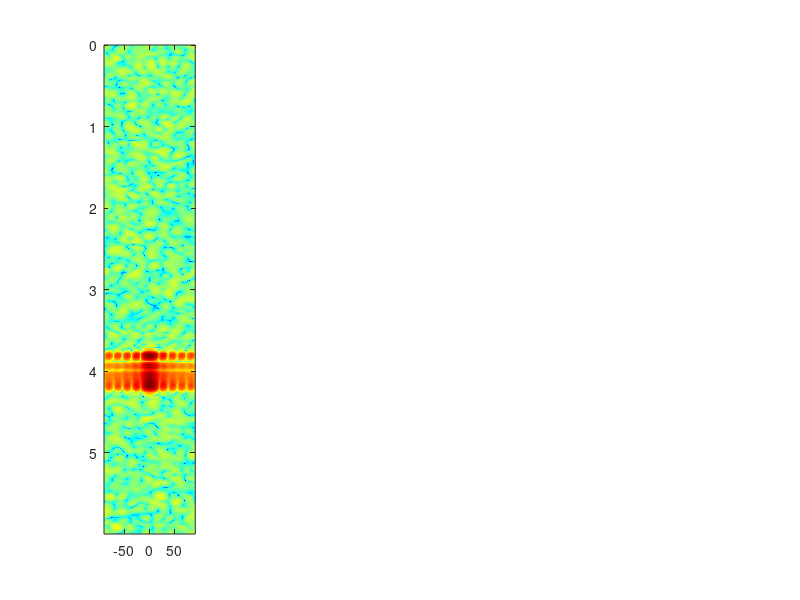

Write the MATLAB code that produced this figure. (Note: this script raises an error after producing the figure.)
%% =========================================================
%  radar_shape_simple.m
%  Simplified Radar Shape Classification Dataset Generator
%
%  Task:   Classify shape only — Circle, Square, Rectangle,
%          Triangle, Oval
%  Material: All metal (high amplitude scatterers)
%  Output: radar_shapes_simple.mat → feed into Python CNN
%
%  Dataset per shape:
%    36 orientations × 3 sizes × 4 ranges = 432 samples
%    5 shapes × 432 = 2,160 total samples
%
%  Project: Radar Object Detection + ML (Junior IW)
%% =========================================================

clear; clc; close all;

%% =========================================================
%  SECTION 1: RADAR PARAMETERS
%% =========================================================

c        = 3e8;
fc       = 77e9;
lambda   = c / fc;
B        = 4e9;
Tc       = 40e-6;
S        = B / Tc;
Fs       = 4e6;
N_s      = round(Fs * Tc);
antenna_counts    = [4, 8, 10, 12, 16, 32];
N_ant          = antenna_counts(3);   % default for visualisation sections
D = lambda / 2;
d_max    = (Fs * c) / (2 * S);
d_res    = c / (2 * B);

fprintf('===== Radar Parameters =====\n');
fprintf('Range res  : %.2f cm\n', d_res * 100);
fprintf('Max range  : %.2f m\n',  d_max);
fprintf('============================\n\n');

%% =========================================================
%  SECTION 2: SHAPE DEFINITIONS — All Metal
%
%  All shapes use:
%    Corner amplitude : 1.0  (metal corner reflector)
%    Edge amplitude   : 0.70 (flat metal surface)
%    Curve amplitude  : 0.50 (curved metal surface)
%
%  Each builder function returns [x, y, amplitude] in LOCAL
%  coordinates centred on the shape centroid.
%
%  Size parameter controls the scale. We will generate
%  each shape at 3 sizes: small, medium, large.
%% =========================================================

% ── Corner and edge amplitudes (all metal) ───────────────
AMP_CORNER = 1.00;
AMP_EDGE   = 0.70;
AMP_CURVE  = 0.50;

% ── Shape 1: Circle ──────────────────────────────────────
% Smooth ring of points — no corners
% Amplitude is uniform around the circumference
function sc = make_circle(radius)
    N   = 24;   % points around circumference
    ang = linspace(0, 2*pi, N+1); ang = ang(1:end-1);
    x   = radius * cos(ang(:));
    y   = radius * sin(ang(:));
    sc  = [x, y, 0.50 * ones(N,1)];
end

% ── Shape 2: Square ──────────────────────────────────────
% Equal width and height
% 4 strong corners + edge points on all 4 sides
function sc = make_square(side)
    h      = side / 2;
    N_edge = 5;
    e      = linspace(-h, h, N_edge+2); e = e(2:end-1);

    corners = [-h,-h,1.0; h,-h,1.0; h,h,1.0; -h,h,1.0];
    bottom  = [e(:), -h*ones(N_edge,1), 0.70*ones(N_edge,1)];
    top     = [e(:),  h*ones(N_edge,1), 0.70*ones(N_edge,1)];
    left    = [-h*ones(N_edge,1), e(:), 0.70*ones(N_edge,1)];
    right   = [ h*ones(N_edge,1), e(:), 0.70*ones(N_edge,1)];
    sc      = [corners; bottom; top; left; right];
end

% ── Shape 3: Rectangle ───────────────────────────────────
% Width > Height (aspect ratio 2:1)
% 4 corners + more edge points along longer dimension
function sc = make_rectangle(width, height)
    hw     = width  / 2;
    hh     = height / 2;
    N_w    = 8;   % more points along width
    N_h    = 4;   % fewer along height

    ew = linspace(-hw, hw, N_w+2); ew = ew(2:end-1);
    eh = linspace(-hh, hh, N_h+2); eh = eh(2:end-1);

    corners = [-hw,-hh,1.0; hw,-hh,1.0; hw,hh,1.0; -hw,hh,1.0];
    bottom  = [ew(:), -hh*ones(N_w,1), 0.70*ones(N_w,1)];
    top     = [ew(:),  hh*ones(N_w,1), 0.70*ones(N_w,1)];
    left    = [-hw*ones(N_h,1), eh(:), 0.70*ones(N_h,1)];
    right   = [ hw*ones(N_h,1), eh(:), 0.70*ones(N_h,1)];
    sc      = [corners; bottom; top; left; right];
end

% ── Shape 4: Triangle ────────────────────────────────────
% Equilateral triangle — 3 strong corners + 3 edges
function sc = make_triangle(side)
    ht  = side * sqrt(3) / 2;
    v1  = [0,       2*ht/3];    % apex
    v2  = [-side/2, -ht/3];    % bottom-left
    v3  = [ side/2, -ht/3];    % bottom-right

    corners = [v1,1.0; v2,1.0; v3,1.0];

    N_e = 6;
    t   = linspace(0,1,N_e+2); t = t(2:end-1);

    e1 = [(1-t')*v1(1)+t'*v2(1), (1-t')*v1(2)+t'*v2(2), 0.70*ones(N_e,1)];
    e2 = [(1-t')*v2(1)+t'*v3(1), (1-t')*v2(2)+t'*v3(2), 0.70*ones(N_e,1)];
    e3 = [(1-t')*v3(1)+t'*v1(1), (1-t')*v3(2)+t'*v1(2), 0.70*ones(N_e,1)];
    sc = [corners; e1; e2; e3];
end

% ── Shape 5: Oval (Ellipse) ──────────────────────────────
% Width > Height (different from circle — unequal axes)
% Key distinction from circle: non-uniform curvature means
% ends (high curvature) return more energy than sides
function sc = make_oval(width, height)
    a  = width  / 2;   % semi-major axis
    b  = height / 2;   % semi-minor axis
    N  = 24;
    ang = linspace(0, 2*pi, N+1); ang = ang(1:end-1);
    x   = a * cos(ang(:));
    y   = b * sin(ang(:));

    % Amplitude varies with local curvature
    % High curvature at ends (±a, 0) → stronger return
    % Low curvature at top/bottom (0, ±b) → weaker return
    kappa = (a*b) ./ ((b*cos(ang(:))).^2 + (a*sin(ang(:))).^2).^1.5;
    kappa_norm = kappa / max(kappa);
    amp   = 0.35 + 0.40 * kappa_norm;   % range [0.35, 0.75]

    sc = [x, y, amp];
end

%% =========================================================
%  SECTION 3: SIZE VARIANTS
%
%  Each shape is generated at 3 sizes.
%  Size is defined by the primary dimension (metres).
%
%  Small  : 0.20m  (fits inside 20cm cube)
%  Medium : 0.40m  (fits inside 40cm cube)
%  Large  : 0.60m  (fits inside 60cm cube)
%
%  Rectangle and oval have fixed aspect ratios:
%    Rectangle: width = 2 × height
%    Oval:      width = 1.8 × height
%% =========================================================

sizes_label = {'Small (0.20m)', 'Medium (0.40m)', 'Large (0.60m)'};
sizes_val   = [0.20, 0.40, 0.60];   % primary dimension

% Build scatterer sets for all shapes at all sizes
shape_names = {'Circle', 'Square', 'Rectangle', 'Triangle', 'Oval'};
N_classes   = 5;

% Cell array: shape_scatterers{shape_idx}{size_idx}
shape_scatterers = cell(N_classes, length(sizes_val));

for si = 1:length(sizes_val)
    s = sizes_val(si);
    shape_scatterers{1,si} = make_circle(s/2);             % radius = s/2
    shape_scatterers{2,si} = make_square(s);                % side = s
    shape_scatterers{3,si} = make_rectangle(s, s/2);        % 2:1 ratio
    % With a loop over multiple aspect ratios:
% aspect_ratios = [2.0, 3.0, 4.0];   % all are "Rectangle"
% for ar = aspect_ratios
    % sc = make_rectangle(s, s/ar);
    % generate heatmap and store with label = Rectangle
%end
    shape_scatterers{4,si} = make_triangle(s);              % side = s
    shape_scatterers{5,si} = make_oval(s, s/1.8);           % 1.8:1 ratio
end

fprintf('===== Shape + Size Definitions =====\n');
for i = 1:N_classes
    fprintf('  %d. %s\n', i, shape_names{i});
    for si = 1:length(sizes_val)
        fprintf('       %s — %d scatterers\n', ...
                sizes_label{si}, size(shape_scatterers{i,si},1));
    end
end
fprintf('=====================================\n\n');

%% =========================================================
%  SECTION 4: FFT AXES
%% =========================================================

NFFT_r = 512;
NFFT_a = 256;

f_ax       = (0:NFFT_r-1) * (Fs/NFFT_r);
range_axis = (f_ax * c) / (2*S);

omega_a    = linspace(-pi, pi, NFFT_a);
sin_theta  = (lambda * omega_a) / (2*pi*D);
valid_a    = abs(sin_theta) <= 1;
ang_axis   = NaN(1, NFFT_a);
ang_axis(valid_a) = rad2deg(asin(sin_theta(valid_a)));

%% =========================================================
%  SECTION 5: HELPER — Rotate and Place Scatterers
%% =========================================================

function world_sc = place_shape(sc_local, rx, ry, angle_deg)
    R        = [cosd(angle_deg), -sind(angle_deg);
                sind(angle_deg),  cosd(angle_deg)];
    xy_rot   = (R * sc_local(:,1:2).').' ;
    world_xy = xy_rot + repmat([rx, ry], size(sc_local,1), 1);
    world_sc = [world_xy, sc_local(:,3)];
end

%% =========================================================
%  SECTION 6: HELPER — Generate Range-Angle Map
%% =========================================================

function RA = generate_RA(world_sc, rp)
    t  = (0:rp.N_s-1).' / rp.Fs;
    IF = zeros(rp.N_s, rp.N_ant);

    for s = 1:size(world_sc,1)
        sx  = world_sc(s,1);
        sy  = world_sc(s,2);
        amp = world_sc(s,3);
        d   = sqrt(sx^2 + sy^2);
        th  = atan2d(sx, sy);

        if d < 0.1 || d > rp.d_max; continue; end

        f_b    = rp.S * 2*d / rp.c;
        phi_r  = 4*pi*rp.fc*d / rp.c;
        phi_ab = (2*pi/rp.lambda) * rp.D * sind(th);

        for n = 1:rp.N_ant
            sig = amp * exp(1j*(2*pi*f_b*t + phi_r + phi_ab*(n-1)));
            IF(:,n) = IF(:,n) + sig;
        end
    end

    % Noise (SNR = 25 dB)
    noise_amp = 10^(-rp.snr_db / 20)
    IF = IF + noise_amp * (randn(size(IF)) + 1j*randn(size(IF)));

    % Hanning window + Range FFT (full spectrum)
    win     = hanning(rp.N_s);
    rng_fft = fft(IF .* win, rp.NFFT_r, 1);

    % Angle FFT
    ang_fft = fftshift(fft(rng_fft, rp.NFFT_a, 2), 2);

    % Average magnitude across chirp dimension
    RA = abs(mean(ang_fft, 1));   % actually no chirp dim here
    RA = abs(ang_fft);            % [NFFT_r × NFFT_a]
end

%% =========================================================
%  SECTION 7: CANONICAL HEATMAPS — Visual Inspection
%  One per shape at medium size, 4m, 0° orientation
%  Run this first to confirm signatures look correct
%  BEFORE generating the full dataset
%% =========================================================

rp.c=c; rp.fc=fc; rp.lambda=lambda; rp.S=S; rp.Fs=Fs;
rp.N_s=N_s; rp.N_ant=N_ant; rp.D=D; rp.d_max=d_max;
rp.NFFT_r=NFFT_r; rp.NFFT_a=NFFT_a; rp.snr_db = 20;

obj_range = 4.0;
zoom_half = 0.8;
y_lo      = obj_range - zoom_half;
y_hi      = obj_range + zoom_half;

shape_colors = {[0.2 0.6 1.0],   % Circle   — blue
                [1.0 0.4 0.1],   % Square   — orange
                [0.2 0.8 0.2],   % Rectangle— green
                [0.8 0.2 0.8],   % Triangle — purple
                [1.0 0.8 0.0]};  % Oval     — yellow

figure('Name','Canonical Heatmaps — 5 Shapes (Metal, 4m, 0°, Medium)', ...
       'NumberTitle','off','Color','w','Position',[50 200 1500 360]);

for i = 1:N_classes
    sc_local = shape_scatterers{i, 2};   % medium size
    world_sc = place_shape(sc_local, 0, obj_range, 0);
    RA       = generate_RA(world_sc, rp);
    RA_dB    = 20*log10(RA / max(RA(:)) + eps);

    subplot(1, N_classes, i);
    imagesc(ang_axis, range_axis, RA_dB);
    colormap('jet'); clim([-40 0]); colorbar;
    set(gca, 'YDir', 'normal');
    xlim([-60 60]); ylim([y_lo y_hi]);
    xlabel('Angle (°)', 'FontSize', 10);
    ylabel('Range (m)', 'FontSize', 10);
    title(shape_names{i}, 'FontSize', 13, 'FontWeight', 'bold', ...
          'Color', shape_colors{i});
    hold on;
    plot(0, obj_range, 'w+', 'MarkerSize', 12, 'LineWidth', 2);
end

sgtitle('Canonical Range-Angle Heatmaps | All Metal | 4m | 0° | Medium Size', ...
        'FontSize', 12, 'FontWeight', 'bold');

fprintf('Canonical heatmaps plotted. Inspect before generating dataset.\n');
fprintf('Press any key to continue to dataset generation...\n');
pause;

%% =========================================================
%  SECTION 8: ORIENTATION COMPARISON
%  Show each shape at 4 orientations to confirm the model
%  will see sufficient variation during training
%% =========================================================

figure('Name','Orientation Variation — All Shapes', ...
       'NumberTitle','off','Color','w','Position',[50 50 1500 700]);

orientations_show = [0, 45, 90, 135];

for i = 1:N_classes
    for j = 1:4
        subplot(N_classes, 4, (i-1)*4 + j);

        sc_local = shape_scatterers{i, 2};   % medium size
        world_sc = place_shape(sc_local, 0, obj_range, orientations_show(j));
        RA       = generate_RA(world_sc, rp);
        RA_dB    = 20*log10(RA / max(RA(:)) + eps);

        imagesc(ang_axis, range_axis, RA_dB);
        colormap('jet'); clim([-40 0]);
        set(gca, 'YDir', 'normal');
        xlim([-60 60]); ylim([y_lo y_hi]);

        if j == 1
            ylabel(sprintf('%s\nRange(m)', shape_names{i}), ...
                   'FontSize', 8, 'Color', shape_colors{i}, ...
                   'FontWeight', 'bold');
        end
        if i == N_classes
            xlabel('Angle (°)', 'FontSize', 8);
        end
        title(sprintf('%d°', orientations_show(j)), 'FontSize', 9);
        hold on;
        plot(0, obj_range, 'w+', 'MarkerSize', 6, 'LineWidth', 1.5);
    end
end

sgtitle('Orientation Variation | Rows = Shapes | Cols = 0°, 45°, 90°, 135°', ...
        'FontSize', 12, 'FontWeight', 'bold');

%% =========================================================
%  SECTION 9: FULL DATASET GENERATION
%
%  For each shape:
%    36 orientations (0° to 350°, step 10°)
%    3 sizes         (small, medium, large)
%    4 ranges        (2, 3, 4, 5 m)
%    = 432 samples per shape
%    = 2,160 total samples
%
%  Each sample: normalised Range-Angle map [512 × 256]
%  Each label:  integer 1-5
%
%  Label map:
%    1 = Circle
%    2 = Square
%    3 = Rectangle
%    4 = Triangle
%    5 = Oval
%% =========================================================

for ant_exp = 1:length(antenna_counts)

    N_ant     = antenna_counts(ant_exp);
    rp.N_ant  = N_ant;

    % Recompute angle axis for this antenna count
    % (range axis does not change)
    omega_a   = linspace(-pi, pi, NFFT_a);
    sin_theta = (lambda * omega_a) / (2*pi*D);
    valid_a   = abs(sin_theta) <= 1;
    ang_axis  = NaN(1, NFFT_a);
    ang_axis(valid_a) = rad2deg(asin(sin_theta(valid_a)));

    fprintf('\n========================================\n');
    fprintf('  ANTENNA EXPERIMENT: N_ant = %d\n', N_ant);
    fprintf('========================================\n');


snr_levels = [5, 10, 20, 30];  %db - low, medium, high SNR
orientations_ds = 0 : 10 : 350;     % 36 values
ranges_ds       = [2.0, 3.0, 4.0, 5.0];   % 4 values
% sizes_val already defined: [0.20, 0.40, 0.60]  % 3 values

samples_per_shape = length(orientations_ds) * ...
                    length(ranges_ds)       * ...
                    length(sizes_val)       * ...
                    length(snr_levels);
total_samples     = samples_per_shape * N_classes;

fprintf('\n===== Dataset Generation =====\n');
fprintf('Orientations : %d (0 to 350, step 10)\n', length(orientations_ds));
fprintf('Sizes        : %d (%.2f, %.2f, %.2f m)\n', ...
        length(sizes_val), sizes_val(1), sizes_val(2), sizes_val(3));
fprintf('Ranges       : %d (%.0f, %.0f, %.0f, %.0f m)\n', ...
        length(ranges_ds), ranges_ds(1), ranges_ds(2), ...
        ranges_ds(3), ranges_ds(4));
fprintf('Per shape    : %d samples\n', samples_per_shape);
fprintf('Total        : %d samples\n', total_samples);
fprintf('==============================\n\n');

% Pre-allocate
X = zeros(total_samples, NFFT_r, NFFT_a, 'single');
Y = zeros(total_samples, 1, 'uint8');

sample_idx = 0;
tic;

for shape_i = 1:N_classes
    fprintf('Generating %s', shape_names{shape_i});

    for size_i = 1:length(sizes_val)
        sc_local = shape_scatterers{shape_i, size_i};

        for ori = orientations_ds
            % Pre-rotate scatterers once per orientation
            R_mat    = [cosd(ori), -sind(ori);
                        sind(ori),  cosd(ori)];
            xy_rot   = (R_mat * sc_local(:,1:2).').' ;

            for rng = ranges_ds
                for snr = snr_levels
                % Place at boresight (0 lateral) at this range
                world_sc = [xy_rot(:,1) + 0, ...
                            xy_rot(:,2) + rng, ...
                            sc_local(:,3)];
                rp.snr_db = snr;

                RA = generate_RA(world_sc, rp);

                % Normalise to [0,1]
                RA = single(RA / (max(RA(:)) + eps));

                sample_idx = sample_idx + 1;
                X(sample_idx, :, :) = RA;
                Y(sample_idx)       = uint8(shape_i);
                end
            end
        end
    end

    fprintf(' — %d samples done\n', samples_per_shape);
end
elapsed = toc;
fprintf('\nTotal: %d samples in %.1f seconds\n\n', sample_idx, elapsed);



%% =========================================================
%  SECTION 10: TRAIN / VAL / TEST SPLIT
%  Stratified: 70% train / 20% val / 10% test
%  Uses RandStream to avoid rng variable conflict
%% =========================================================

fprintf('===== Splitting Dataset =====\n');

train_ratio = 0.60;
val_ratio   = 0.30;

train_idx = [];
val_idx   = [];
test_idx  = [];

rs = RandStream('mt19937ar', 'Seed', 42);

for cls = 1:N_classes
    idx  = find(Y == cls);
    idx  = idx(randperm(rs, length(idx)));
    n    = length(idx);
    n_tr = round(n * train_ratio);
    n_vl = round(n * val_ratio);

    train_idx = [train_idx; idx(1:n_tr)];
    val_idx   = [val_idx;   idx(n_tr+1 : n_tr+n_vl)];
    test_idx  = [test_idx;  idx(n_tr+n_vl+1 : end)];
end

X_train = X(train_idx, :, :);  Y_train = Y(train_idx);
X_val   = X(val_idx,   :, :);  Y_val   = Y(val_idx);
X_test  = X(test_idx,  :, :);  Y_test  = Y(test_idx);

fprintf('Train : %d\n', length(train_idx));
fprintf('Val   : %d\n', length(val_idx));
fprintf('Test  : %d\n', length(test_idx));
fprintf('=============================\n\n');

%% =========================================================
%  SECTION 11: DATASET STATISTICS PLOT
%% =========================================================

figure('Name','Dataset Statistics','NumberTitle','off', ...
       'Color','w','Position',[400 300 650 380]);

counts = histcounts(Y, 1:N_classes+1);
clrs   = vertcat(shape_colors{:});
b      = bar(1:N_classes, counts, 'FaceColor', 'flat');
b.CData = clrs;
xticks(1:N_classes);
xticklabels(shape_names);
ylabel('Number of Samples', 'FontSize', 11);
title(sprintf('Dataset: %d Total Samples | %d Shapes | All Metal', ...
              total_samples, N_classes), 'FontSize', 12);
grid on;
for i = 1:N_classes
    text(i, counts(i)+5, num2str(counts(i)), ...
         'HorizontalAlignment','center','FontWeight','bold','FontSize',11);
end

%% =========================================================
%  SECTION 12: SAVE
%% =========================================================

class_names = shape_names;

filename = sprintf('radar_shapes_N%d.mat', N_ant);
save(filename, ...
     'X_train', 'Y_train', ...
     'X_val',   'Y_val',   ...
     'X_test',  'Y_test',  ...
     'range_axis', 'ang_axis', ...
     'class_names', 'N_classes', ...
     'NFFT_r', 'NFFT_a', 'N_ant', ...
     'sizes_val', 'orientations_ds', 'ranges_ds', '-v7.3');

fprintf('Saved: %s\n', filename);
fprintf('X : [N × %d × %d]  Range-Angle maps\n', NFFT_r, NFFT_a);
fprintf('Y : [N × 1]  Labels\n\n');
fprintf('Label map:\n');
for i = 1:N_classes
    fprintf('  %d = %s\n', i, shape_names{i});
end

end

fprintf('\nAll antenna experiments complete.\n');
fprintf('Files saved: radar_shapes_N4.mat, N8.mat, N16.mat, N32.mat\n');

fprintf('\nNext: run radar_shape_simple_cnn.py\n');
fprintf('==========================================\n');
